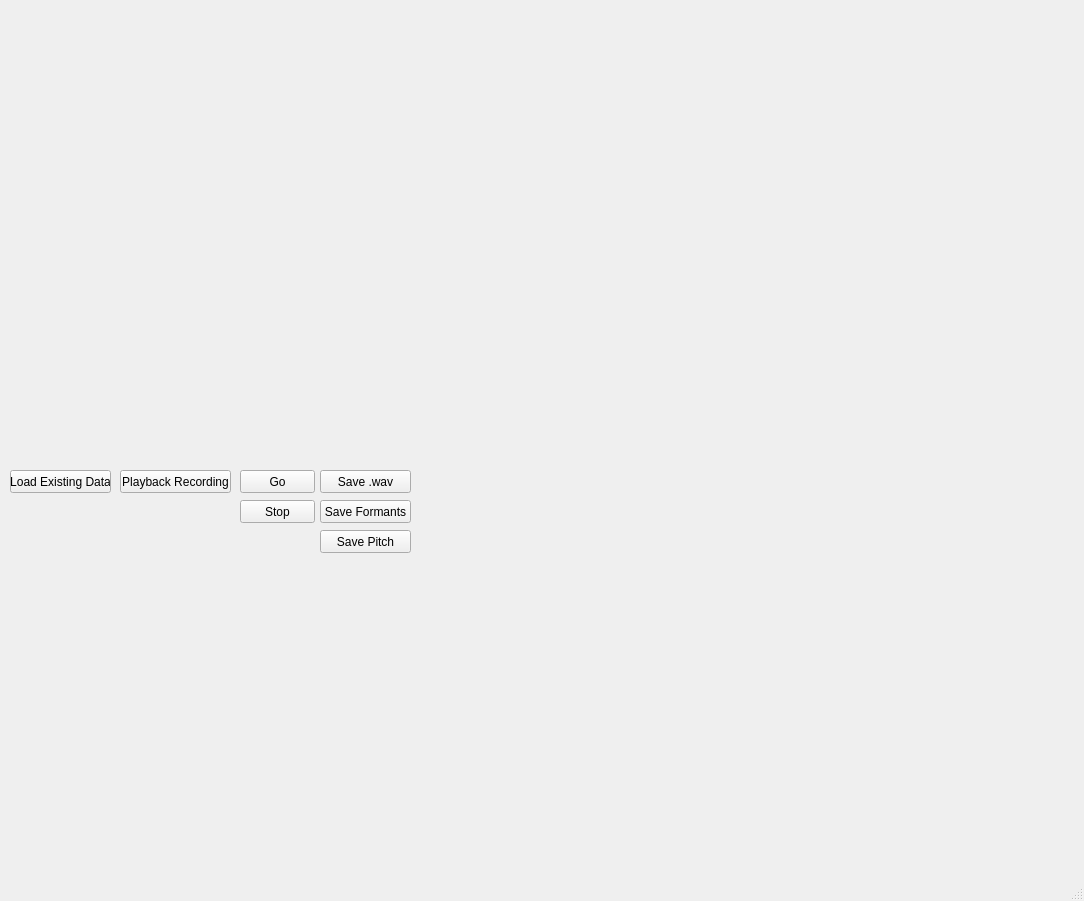
<?xml version="1.0" encoding="UTF-8"?>
<ui version="4.0">
 <class>MainWindow</class>
 <widget class="QMainWindow" name="MainWindow">
  <property name="geometry">
   <rect>
    <x>0</x>
    <y>0</y>
    <width>1084</width>
    <height>901</height>
   </rect>
  </property>
  <property name="windowTitle">
   <string>MainWindow</string>
  </property>
  <widget class="QWidget" name="centralwidget">
   <widget class="MatplotlibWidget" name="RawPlot">
    <property name="geometry">
     <rect>
      <x>10</x>
      <y>10</y>
      <width>521</width>
      <height>421</height>
     </rect>
    </property>
   </widget>
   <widget class="QPushButton" name="Go">
    <property name="geometry">
     <rect>
      <x>240</x>
      <y>470</y>
      <width>75</width>
      <height>23</height>
     </rect>
    </property>
    <property name="text">
     <string>Go</string>
    </property>
   </widget>
   <widget class="QPushButton" name="LoadData">
    <property name="geometry">
     <rect>
      <x>10</x>
      <y>470</y>
      <width>101</width>
      <height>23</height>
     </rect>
    </property>
    <property name="text">
     <string>Load Existing Data</string>
    </property>
   </widget>
   <widget class="QPushButton" name="PlayBack">
    <property name="geometry">
     <rect>
      <x>120</x>
      <y>470</y>
      <width>111</width>
      <height>23</height>
     </rect>
    </property>
    <property name="text">
     <string>Playback Recording</string>
    </property>
   </widget>
   <widget class="QPushButton" name="Save">
    <property name="geometry">
     <rect>
      <x>320</x>
      <y>470</y>
      <width>91</width>
      <height>23</height>
     </rect>
    </property>
    <property name="text">
     <string>Save .wav</string>
    </property>
   </widget>
   <widget class="MatplotlibWidget" name="FundamentalFrequenncyPlot">
    <property name="geometry">
     <rect>
      <x>540</x>
      <y>10</y>
      <width>81</width>
      <height>421</height>
     </rect>
    </property>
   </widget>
   <widget class="MatplotlibWidget" name="FormantPlot">
    <property name="geometry">
     <rect>
      <x>540</x>
      <y>440</y>
      <width>521</width>
      <height>421</height>
     </rect>
    </property>
   </widget>
   <widget class="QPushButton" name="Stop">
    <property name="geometry">
     <rect>
      <x>240</x>
      <y>500</y>
      <width>75</width>
      <height>23</height>
     </rect>
    </property>
    <property name="text">
     <string>Stop</string>
    </property>
   </widget>
   <widget class="QPushButton" name="SaveFormants">
    <property name="geometry">
     <rect>
      <x>320</x>
      <y>500</y>
      <width>91</width>
      <height>23</height>
     </rect>
    </property>
    <property name="text">
     <string>Save Formants</string>
    </property>
   </widget>
   <widget class="QPushButton" name="SavePitch">
    <property name="geometry">
     <rect>
      <x>320</x>
      <y>530</y>
      <width>91</width>
      <height>23</height>
     </rect>
    </property>
    <property name="text">
     <string>Save Pitch</string>
    </property>
   </widget>
  </widget>
  <widget class="QMenuBar" name="menubar">
   <property name="geometry">
    <rect>
     <x>0</x>
     <y>0</y>
     <width>1084</width>
     <height>21</height>
    </rect>
   </property>
  </widget>
  <widget class="QStatusBar" name="statusbar"/>
  <action name="myCallback">
   <property name="text">
    <string>Test</string>
   </property>
  </action>
 </widget>
 <customwidgets>
  <customwidget>
   <class>MatplotlibWidget</class>
   <extends>QWidget</extends>
   <header>matplotlibwidget</header>
  </customwidget>
 </customwidgets>
 <resources/>
 <connections/>
</ui>
